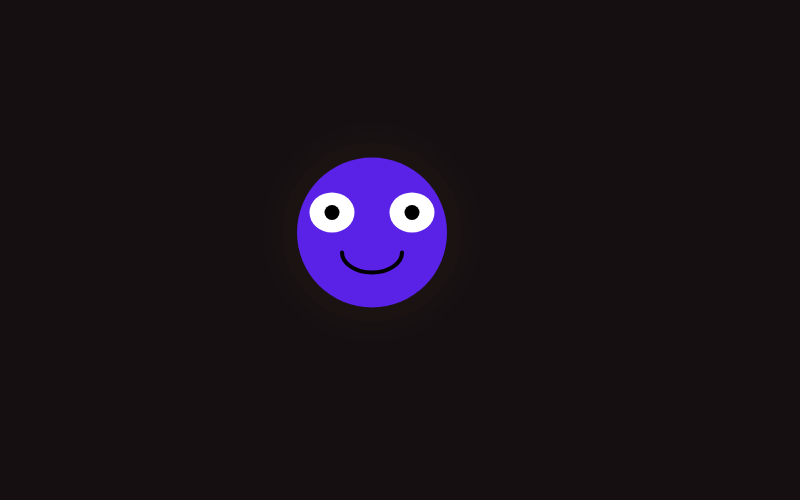
Frame 1 (no input)
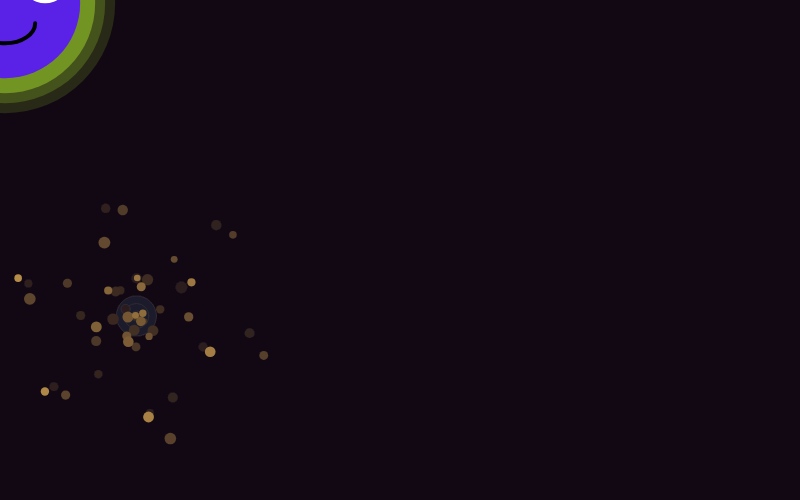
Frame 60 (no input)
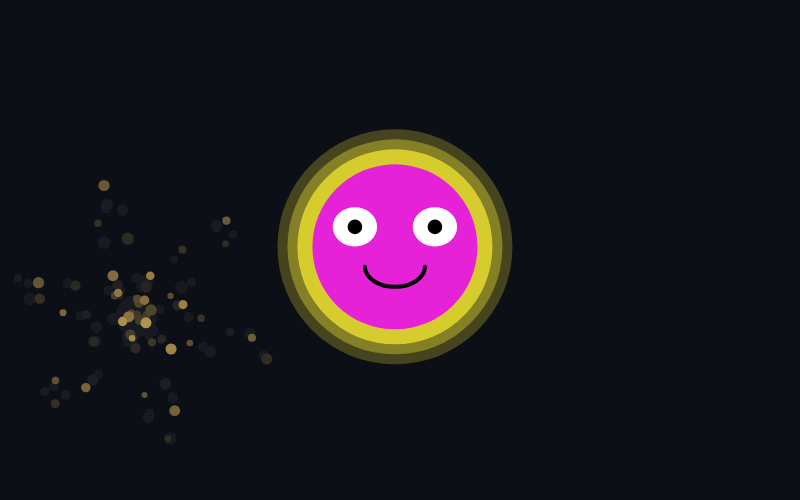
Frame 120 (the mouse pressed at the canvas centre since frame 60)

The p5.js sketch that drew these frames (run headless with seeded random() and noise() and a simulated clock; from frame 60 on, the mouse is pressed at the canvas centre):

// p5.js sketch
// ── sketch.js
let eyeSize = 30;
let isBlinking = false;
let shrinking = false;
let Timer2 = 0;
let bodycolor;
let fadespeed = 10;
let glowIntensity = 0;
let glowColor;
let monsterX, monsterY;
let monsterSize = 150;
let isSpiky = false;
let spikeSize = 10;
let spikeCount = 12;
let star = false;
let footOffsetX = monsterSize * 0.25;
let footY = monsterY + monsterSize * 0.55;
let footWidth = monsterSize * 0.25;
let footHeight = monsterSize * 0.15;
let footup = false;
// 花花部分变量

let timer;
let X = 0;
let Y = 0;
let angle = 0;
let U, F, O;

// 离屏画布（花花）
let creativeGraphic;

//stars
// 星空粒子
let stars = [];
let numStars = 200;

// 流星数组
let meteors = [];

function setup() {
  createCanvas(800, 500);
  colorMode(HSB, 360, 100, 100, 1);
  background("black");

  // 初始化怪兽
  monsterX = 400;
  monsterY = 250;
  bodycolor = random(0, 360);
  glowColor = random(0, 360);

  // 初始化花花画布
  creativeGraphic = createGraphics(800, 500);
  creativeGraphic.colorMode(RGB);
  creativeGraphic.background(0);
  timer = 190;

  // 初始化星星
  for (let i = 0; i < numStars; i++) {
    stars.push({
      x: random(width),
      y: random(height),
      z: random(0.5, 2),
      size: random(1, 3),
      hue: random(180, 260),
      brightness: random(60, 100),
      flickerSpeed: random(0.02, 0.05),
      flickerPhase: random(TWO_PI),
    });
  }
}

function draw() {
  console.log("monsterY:", monsterY, "monsterSize:", monsterSize);
  // === 更新花花背景 ===
  updateCreativeGraphic();

  // 把花花贴在主画布背景
  image(creativeGraphic, 0, 0);

  // === 渐变叠层（让背景柔和点） ===
  fill(random(180, 360), random(30, 60), random(70, 90), 1 / fadespeed);
  noStroke();
  rect(0, 0, width, height);

  // === 怪兽移动与眨眼 ===
  monsterX = lerp(monsterX, mouseX, 0.07);
  monsterY = lerp(monsterY, mouseY, 0.07);

  Timer2 += 1;
  if (Timer2 > 100) {
    isBlinking = true;
    footup = true;
    Timer2 = 0;
  }
  if (isBlinking) {
    eyeSize = lerp(eyeSize, 5, 0.3);
    if (eyeSize < 6) isBlinking = false;
  } else {
    eyeSize = lerp(eyeSize, 30, 0.3);
  }

  // === 发光层 ===
  glowIntensity = lerp(glowIntensity, random(0.3, 0.8), 0.02);
  if (frameCount % 60 === 0) {
    glowColor = (glowColor + random(-30, 30)) % 360;
  }

  fill(glowColor, 80, 100, glowIntensity);
  noStroke();
  circle(monsterX, monsterY, monsterSize + 30);

  fill(glowColor, 80, 100, glowIntensity * 0.5);
  circle(monsterX, monsterY, monsterSize + 50);

  fill(glowColor, 80, 100, glowIntensity * 0.35);
  circle(monsterX, monsterY, monsterSize + 70);

  //foot
  fill(bodycolor, 60, 100); // 脚颜色稍深一点
  noStroke();
  
  
  
    // === 怪兽身体 ===
  fill(bodycolor, 85, 90);
  noStroke();
  circle(monsterX, monsterY, monsterSize);
  



  // === 身体大小动画 ===
  if (monsterSize >= 300) shrinking = true;
  if (shrinking) {
    monsterSize = lerp(monsterSize, 150, 0.05);
    if (monsterSize <= 165) {
      monsterSize = 150;
      shrinking = false;
    }
  }

  // === 尖刺 ===
  if (isSpiky === true) {
    for (let i = 0; i < spikeCount; i++) {
      let angle = map(i, 0, spikeCount, 0, TWO_PI);
      fill(random(0, 360), 80, 90);
      noStroke();
      triangle(
        monsterX,
        monsterY,
        monsterX + cos(angle) * (monsterSize / 2 + spikeSize + 10),
        monsterY + sin(angle) * (monsterSize / 2 + spikeSize + 10),
        monsterX + cos(angle + PI / 15) * (monsterSize / 2 + spikeSize / 2),
        monsterY + sin(angle + PI / 15) * (monsterSize / 2 + spikeSize / 2)
      );
    }
    /*push();
  translate(monsterX, monsterY);
  imageMode(CENTER);
  image(creativeGraphic, 0, 0, monsterSize, monsterSize);
  pop();*/
  }

  // === 眼睛 ===
  fill(360, 0, 100);
  ellipse(monsterX - 40, monsterY - 20, eyeSize + 15, eyeSize + 10);
  fill(0);
  ellipse(monsterX - 40, monsterY - 20, eyeSize / 2, eyeSize / 2);

  fill(360, 0, 100);
  ellipse(monsterX + 40, monsterY - 20, eyeSize + 15, eyeSize + 10);
  fill(0);
  ellipse(monsterX + 40, monsterY - 20, eyeSize / 2, eyeSize / 2);

  // === 嘴巴 ===
  noFill();
  stroke(0);
  strokeWeight(4);
  arc(monsterX, monsterY + 20, 60, 40, 0, PI);
  strokeWeight(1);
  
  
  
    // 左脚
  ellipse(monsterX - footOffsetX, footY, footWidth, footHeight);
  // 右脚
  ellipse(monsterX + footOffsetX, footY, footWidth, footHeight);
  
  if(footup=false){
  footY--;
  }else{
    footY++;
  }

}

// === 花花动态背景函数 ===
function updateCreativeGraphic() {
  creativeGraphic.noStroke();
  creativeGraphic.fill(0, 10); // 轻微透明，形成拖影
  creativeGraphic.rect(0, 0, creativeGraphic.width, creativeGraphic.height);

  angle += 1;
  timer++;
  if (timer >= 200) {
    X = random(50, 750);
    Y = random(50, 450);
    U = random(0, 255);
    F = random(0, 255);
    O = random(0, 255);
    timer = 0;
    creativeGraphic.fill(U, F, O);
    creativeGraphic.stroke("white");
    for (let r = 40; r >= 0; r -= 15) {
      creativeGraphic.circle(X, Y, r);
    }
  }

  let sineValue = sin(angle * 6) * 80;
  let noiseValue = noise(frameCount * 0.5) * 60;
  let radDist = 15 + sineValue + noiseValue;
  let M = radDist + 20;
  let x = X + cos(angle) * radDist;
  let y = Y + sin(angle) * radDist;

  creativeGraphic.fill(O, F, U);
  creativeGraphic.circle(x, y, random(6, 12));

  if ((star = true)) {
    push();
    noStroke();
    fill(0, 0, 0, 0.08);
    rect(0, 0, width, height);

    blendMode(ADD);
    for (let s of stars) {
      let flicker =
        sin(frameCount * s.flickerSpeed + s.flickerPhase) * 0.4 + 0.6;
      s.x += 0.1 * s.z;
      if (s.x > width + 10) s.x = -10;

      for (let i = 0; i < 3; i++) {
        fill(s.hue, 50, s.brightness, 0.04 * flicker);
        circle(s.x, s.y, s.size * 14 * (1 - i * 0.28));
      }
      fill(s.hue, 40, 100, 0.8 * flicker);
      circle(s.x, s.y, s.size);
    }
    blendMode(BLEND);
    pop();
  }
}

function mousePressed() {
  bodycolor = random(0, 360);
  monsterSize = monsterSize + 15;
  glowIntensity = 1;
  star = !star;
}

function keyPressed() {
  if (keyCode === 32) {
    isSpiky = !isSpiky;    
  }
}
